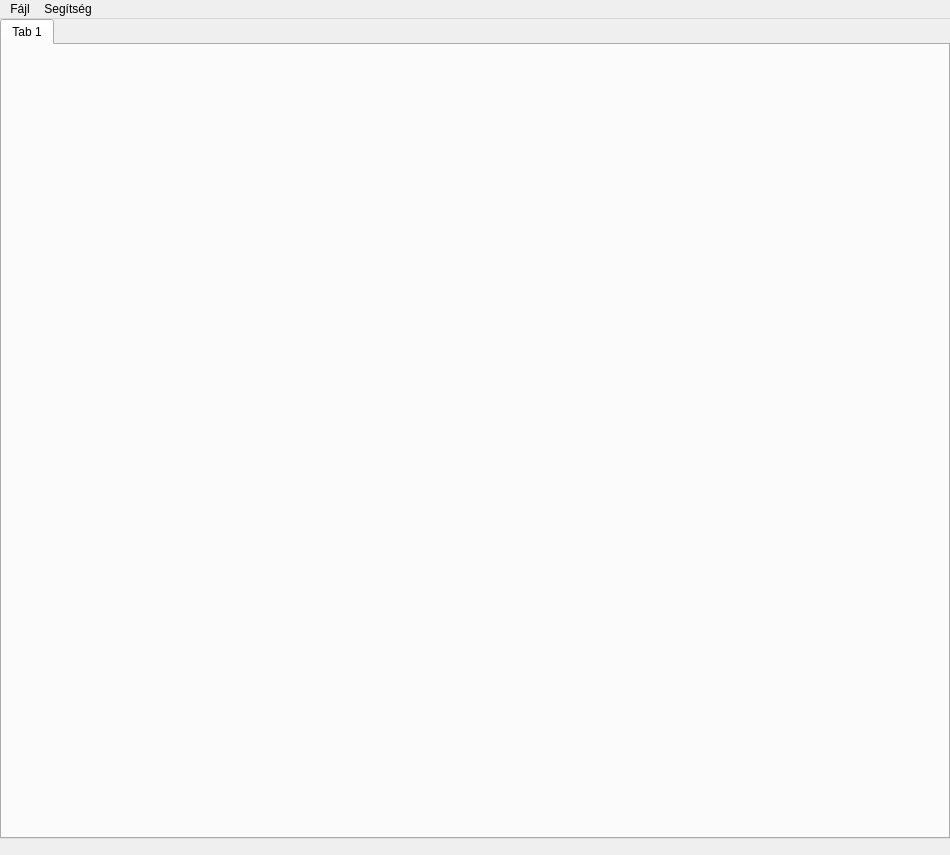
<?xml version="1.0" encoding="UTF-8"?>
<ui version="4.0">
 <class>CharacterManagerMainWindow</class>
 <widget class="QMainWindow" name="CharacterManagerMainWindow">
  <property name="geometry">
   <rect>
    <x>0</x>
    <y>0</y>
    <width>950</width>
    <height>855</height>
   </rect>
  </property>
  <property name="sizePolicy">
   <sizepolicy hsizetype="Fixed" vsizetype="Fixed">
    <horstretch>0</horstretch>
    <verstretch>0</verstretch>
   </sizepolicy>
  </property>
  <property name="minimumSize">
   <size>
    <width>950</width>
    <height>855</height>
   </size>
  </property>
  <property name="maximumSize">
   <size>
    <width>950</width>
    <height>855</height>
   </size>
  </property>
  <property name="windowTitle">
   <string>Heimurinn Karakter Menedzser</string>
  </property>
  <widget class="QWidget" name="centralwidget">
   <widget class="QTabWidget" name="character_sheet_tabWidget">
    <property name="geometry">
     <rect>
      <x>0</x>
      <y>0</y>
      <width>950</width>
      <height>820</height>
     </rect>
    </property>
    <property name="contextMenuPolicy">
     <enum>Qt::ContextMenuPolicy::DefaultContextMenu</enum>
    </property>
    <property name="currentIndex">
     <number>0</number>
    </property>
    <widget class="QWidget" name="tab">
     <attribute name="title">
      <string>Tab 1</string>
     </attribute>
    </widget>
   </widget>
  </widget>
  <widget class="QMenuBar" name="menuBar">
   <property name="geometry">
    <rect>
     <x>0</x>
     <y>0</y>
     <width>950</width>
     <height>33</height>
    </rect>
   </property>
   <widget class="QMenu" name="menuFile">
    <property name="title">
     <string>Fájl</string>
    </property>
    <addaction name="action_new_character_sheet"/>
    <addaction name="action_save_character_sheet"/>
    <addaction name="action_save_all_character_sheets"/>
    <addaction name="separator"/>
    <addaction name="action_delete_current_character_sheet"/>
    <addaction name="separator"/>
    <addaction name="action_exit"/>
   </widget>
   <widget class="QMenu" name="menuHelp">
    <property name="title">
     <string>Segítség</string>
    </property>
    <addaction name="action_about"/>
   </widget>
   <addaction name="menuFile"/>
   <addaction name="menuHelp"/>
  </widget>
  <action name="action_new_character_sheet">
   <property name="text">
    <string>Új karakterlap</string>
   </property>
  </action>
  <action name="action_save_character_sheet">
   <property name="text">
    <string>Karakterlap mentése</string>
   </property>
   <property name="shortcut">
    <string>Ctrl+S</string>
   </property>
  </action>
  <action name="action_save_all_character_sheets">
   <property name="text">
    <string>Összes karakterlap mentése</string>
   </property>
   <property name="shortcut">
    <string>Ctrl+Shift+S</string>
   </property>
  </action>
  <action name="action_exit">
   <property name="text">
    <string>Kilépés</string>
   </property>
  </action>
  <action name="action_delete_current_character_sheet">
   <property name="text">
    <string>Jelenlegi karakterlap törlése</string>
   </property>
  </action>
  <action name="action_about">
   <property name="text">
    <string>Névjegy</string>
   </property>
  </action>
 </widget>
 <resources/>
 <connections/>
</ui>
